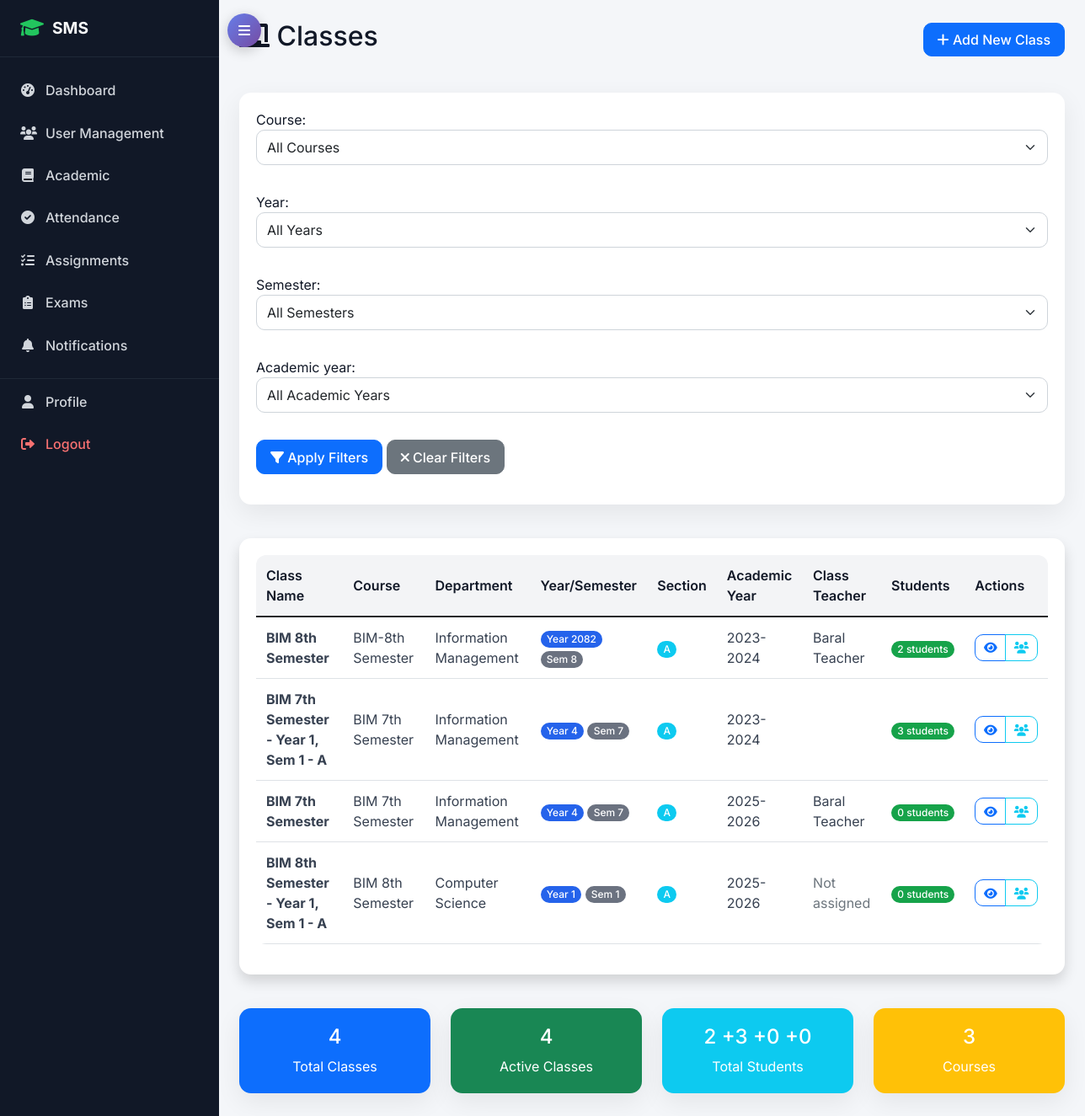
The app's page /academic/classes/ (signed in), older data.
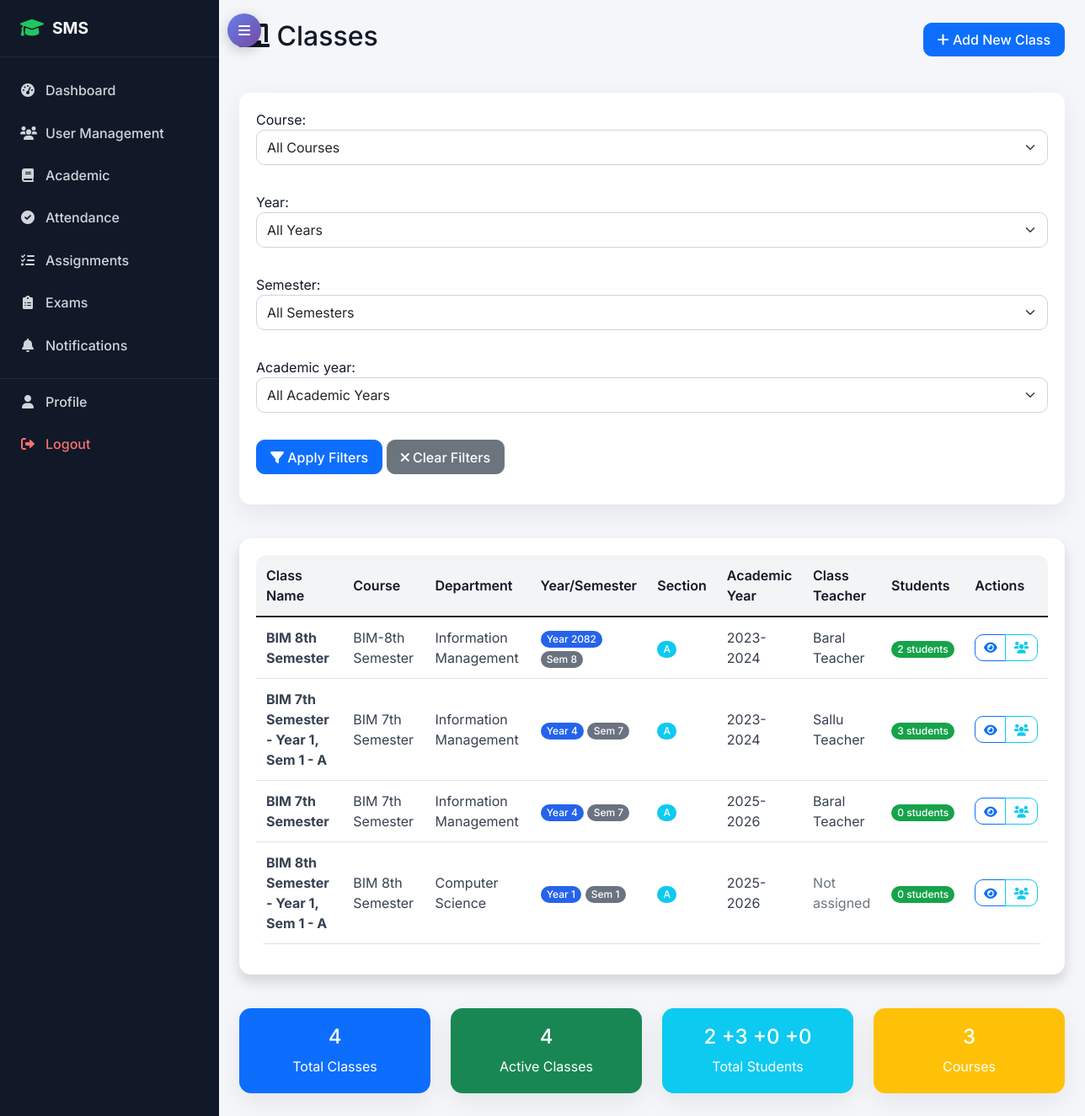
The same page, newer data.
### academic/models.py (models this page shows, shortened)
class Class(models.Model):
    name = models.CharField(max_length=50)
    course = models.ForeignKey(Course, on_delete=models.CASCADE)
    year = models.PositiveIntegerField()  # 1st year, 2nd year, etc.
    semester = models.PositiveIntegerField()
    section = models.CharField(max_length=10)
    academic_year = models.ForeignKey(AcademicYear, on_delete=models.CASCADE)
    class_teacher = models.ForeignKey(TeacherProfile, on_delete=models.SET_NULL, null=True, blank=True, related_name='class_teacher_for')
    class Meta:
        unique_together = ['course', 'year', 'semester', 'section', 'academic_year']

class Course(models.Model):
    name = models.CharField(max_length=100)
    code = models.CharField(max_length=20, unique=True)
    department = models.ForeignKey(Department, on_delete=models.CASCADE)
    duration_years = models.PositiveIntegerField(default=4)
    description = models.TextField(blank=True)
    def __str__(self):
        return f"{self.name} ({self.code})"

class Department(models.Model):
    name = models.CharField(max_length=100, unique=True)
    code = models.CharField(max_length=10, unique=True)
    description = models.TextField(blank=True)
    head_of_department = models.ForeignKey(TeacherProfile, on_delete=models.SET_NULL, null=True, blank=True)
    created_at = models.DateTimeField(auto_now_add=True)

class AcademicYear(models.Model):
    year = models.CharField(max_length=20, unique=True)  # e.g., "2023-2024"
    start_date = models.DateField()
    end_date = models.DateField()
    is_current = models.BooleanField(default=False)
    def __str__(self):
        return self.year

### accounts/models.py (models this page shows, shortened)
class TeacherProfile(models.Model):
    user = models.OneToOneField(User, on_delete=models.CASCADE, related_name='teacher_profile')
    employee_id = models.CharField(max_length=20, unique=True)
    qualification = models.CharField(max_length=200)
    experience_years = models.PositiveIntegerField(default=0)
    specialization = models.CharField(max_length=100)
    joining_date = models.DateField()

class User(AbstractUser):
    USER_TYPE_CHOICES = (
        ('admin', 'Admin'),
        ('student', 'Student'),
        ('teacher', 'Teacher'),
        ('parent', 'Parent'),
    )
    user_type = models.CharField(max_length=10, choices=USER_TYPE_CHOICES)
    phone_regex = RegexValidator(regex=r'^\+?1?\d{9,15}$', message="Phone number must be entered in the format: '+999999999'. Up to 15 digits allowed.")
    phone_number = models.CharField(validators=[phone_regex], max_length=17, blank=True)
    address = models.TextField(blank=True)
    date_of_birth = models.DateField(null=True, blank=True)
    profile_picture = models.ImageField(upload_to='profile_pics/', blank=True, null=True)
    is_active = models.BooleanField(default=True)
    created_at = models.DateTimeField(auto_now_add=True)
    updated_at = models.DateTimeField(auto_now=True)

### academic/views.py (the view, shortened to what this page needs)
# urls.py: path('classes/', views.class_list, name='class_list'),
@login_required
def class_list(request):
    classes = Class.objects.select_related(
        'course', 'course__department', 'academic_year', 'class_teacher__user'
    ).annotate(
        student_count=Count('studentenrollment', filter=Q(studentenrollment__is_active=True))
    )
    filter_form = ClassFilterForm(request.GET)
    if filter_form.is_valid():
        if filter_form.cleaned_data['course']:
            classes = classes.filter(course=filter_form.cleaned_data['course'])
        if filter_form.cleaned_data['year']:
            classes = classes.filter(year=filter_form.cleaned_data['year'])
        if filter_form.cleaned_data['semester']:
            classes = classes.filter(semester=filter_form.cleaned_data['semester'])
        if filter_form.cleaned_data['academic_year']:
            classes = classes.filter(academic_year=filter_form.cleaned_data['academic_year'])
    context = {
        'classes': classes,
        'filter_form': filter_form,
        'can_manage': request.user.user_type == 'admin'
    }
    return render(request, 'academic/class_list.html', context)

### academic/forms.py
class ClassFilterForm(forms.Form):
    course = forms.ModelChoiceField(
        queryset=Course.objects.all(),
        required=False,
        empty_label="All Courses",
        widget=forms.Select(attrs={'class': 'form-select'})
    )
    year = forms.ChoiceField(
        choices=[('', 'All Years')] + [(i, f'Year {i}') for i in range(1, 7)],
        required=False,
        widget=forms.Select(attrs={'class': 'form-select'})
    )
    semester = forms.ChoiceField(
        choices=[('', 'All Semesters')] + [(i, f'Semester {i}') for i in range(1, 9)],
        required=False,
        widget=forms.Select(attrs={'class': 'form-select'})
    )
    academic_year = forms.ModelChoiceField(
        queryset=AcademicYear.objects.all(),
        required=False,
        empty_label="All Academic Years",
        widget=forms.Select(attrs={'class': 'form-select'})
    )

### templates/academic/class_list.html (shortened to what the changed rows need)
{% extends 'base.html' %}
{% block content %}
<div class="row">
    <div class="col-12">
        <div class="d-flex justify-content-between align-items-center mb-4">
            <h2><i class="fas fa-chalkboard"></i> Classes</h2>
        </div>
    </div>
</div>
<div class="row">
    <div class="col-12">
        <div class="card shadow">
            <div class="card-body">
                {% if classes %}
                <div class="table-responsive">
                    <table class="table table-hover">
                        <thead>
                            <tr>
                                <th>Class Name</th>
                                <th>Course</th>
                                <th>Department</th>
                                <th>Year/Semester</th>
                                <th>Section</th>
                                <th>Academic Year</th>
                                <th>Class Teacher</th>
                                <th>Students</th>
                                <th>Actions</th>
                            </tr>
                        </thead>
                        <tbody>
                            {% for class in classes %}
                            <tr>
                                <td>
                                    <strong>{{ class.name }}</strong>
                                </td>
                                <td>{{ class.course.name }}</td>
                                <td>{{ class.course.department.name }}</td>
                                <td>
                                    <span class="badge bg-primary">Year {{ class.year }}</span>
                                    <span class="badge bg-secondary">Sem {{ class.semester }}</span>
                                </td>
                                <td>
                                    <span class="badge bg-info">{{ class.section }}</span>
                                </td>
                                <td>{{ class.academic_year.year }}</td>
                                <td>
                                    {% if class.class_teacher %}
                                        {{ class.class_teacher.user.get_full_name }}
                                    {% else %}
                                        <span class="text-muted">Not assigned</span>
                                    {% endif %}
                                </td>
                                <td>
                                    <span class="badge bg-success">{{ class.student_count }} students</span>
                                </td>
                                <td>
                                    <div class="btn-group" role="group">
                                        <a href="{% url 'academic:class_detail' class.id %}"
                                           class="btn btn-sm btn-outline-primary" title="View Details">
                                            <i class="fas fa-eye"></i>
                                        </a>
                                        {% if user.user_type == 'teacher' or can_manage %}
                                        <a href="{% url 'academic:teacher_class_students' class.id %}"
                                           class="btn btn-sm btn-outline-info" title="View Students">
                                            <i class="fas fa-users"></i>
                                        </a>
                                        {% endif %}
                                    </div>
                                </td>
                            </tr>
                            {% endfor %}
                        </tbody>
                    </table>
                </div>
                {% endif %}
            </div>
        </div>
    </div>
</div>
{% if classes %}
<div class="row mt-4">
    <div class="col-md-3">
        <div class="card bg-info text-white">
            <div class="card-body text-center">
                <h4>
                    {% for class in classes %}
                        {% if forloop.first %}{{ class.student_count }}{% endif %}
                        {% if not forloop.first %}+{{ class.student_count }}{% endif %}
                    {% endfor %}
                </h4>
                <p class="mb-0">Total Students</p>
            </div>
        </div>
    </div>
                    {% regroup classes by course as course_groups %}
</div>
{% endif %}
{% endblock %}

Row changes from the older to the newer data that the page shows:
changed through a linked row, Class "BIM 7th Semester - Year 1, Sem 1 - A": class_teacher.user.get_full_name (not shown) → "Sallu Teacher"
